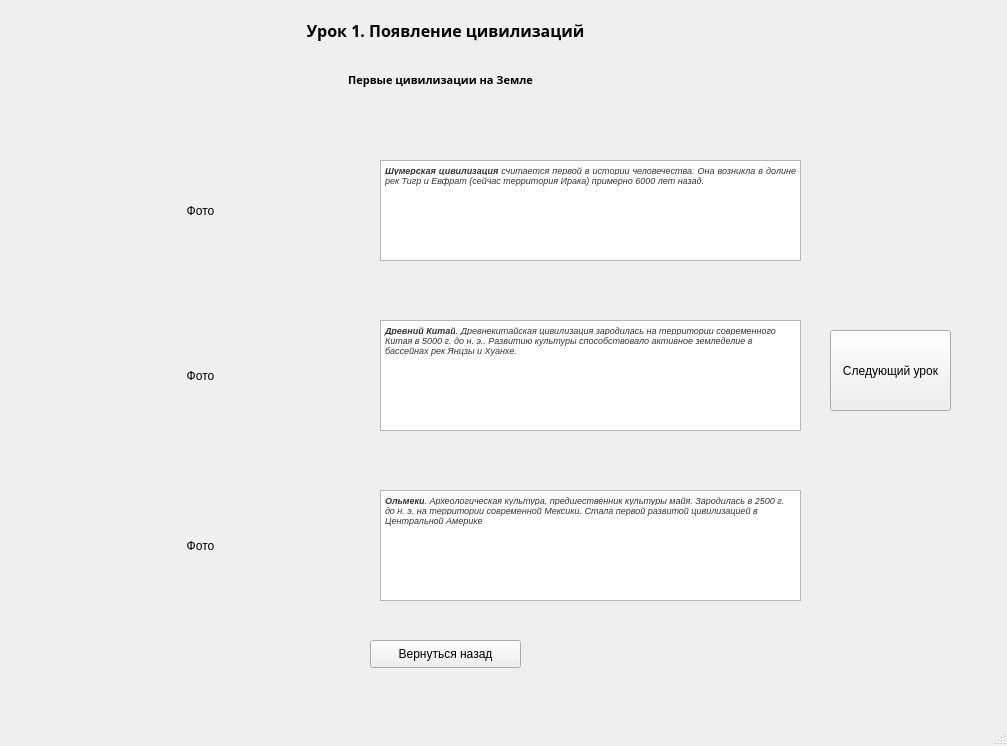
<?xml version="1.0" encoding="UTF-8"?>
<ui version="4.0">
 <class>MainWindow</class>
 <widget class="QMainWindow" name="MainWindow">
  <property name="geometry">
   <rect>
    <x>0</x>
    <y>0</y>
    <width>1007</width>
    <height>746</height>
   </rect>
  </property>
  <property name="windowTitle">
   <string>MainWindow</string>
  </property>
  <widget class="QWidget" name="centralwidget">
   <widget class="QLabel" name="label">
    <property name="geometry">
     <rect>
      <x>0</x>
      <y>0</y>
      <width>891</width>
      <height>61</height>
     </rect>
    </property>
    <property name="font">
     <font>
      <family>Rockwell Extra Bold</family>
      <pointsize>12</pointsize>
      <weight>75</weight>
      <bold>true</bold>
     </font>
    </property>
    <property name="text">
     <string>Урок 1. Появление цивилизаций</string>
    </property>
    <property name="alignment">
     <set>Qt::AlignCenter</set>
    </property>
   </widget>
   <widget class="QTextBrowser" name="textBrowser">
    <property name="geometry">
     <rect>
      <x>380</x>
      <y>160</y>
      <width>421</width>
      <height>101</height>
     </rect>
    </property>
    <property name="html">
     <string>&lt;!DOCTYPE HTML PUBLIC &quot;-//W3C//DTD HTML 4.0//EN&quot; &quot;http://www.w3.org/TR/REC-html40/strict.dtd&quot;&gt;
&lt;html&gt;&lt;head&gt;&lt;meta name=&quot;qrichtext&quot; content=&quot;1&quot; /&gt;&lt;style type=&quot;text/css&quot;&gt;
p, li { white-space: pre-wrap; }
&lt;/style&gt;&lt;/head&gt;&lt;body style=&quot; font-family:'MS Shell Dlg 2'; font-size:6.6pt; font-weight:400; font-style:normal;&quot;&gt;
&lt;p align=&quot;justify&quot; style=&quot; margin-top:0px; margin-bottom:0px; margin-left:0px; margin-right:0px; -qt-block-indent:0; text-indent:0px;&quot;&gt;&lt;span style=&quot; font-family:'-apple-system,BlinkMacSystemFont,Arial,Helvetica,sans-serif'; font-size:7pt; font-weight:600; font-style:italic; color:#333333; background-color:#ffffff;&quot;&gt;Шумерская цивилизация&lt;/span&gt;&lt;span style=&quot; font-family:'-apple-system,BlinkMacSystemFont,Arial,Helvetica,sans-serif'; font-size:7pt; font-style:italic; color:#333333; background-color:#ffffff;&quot;&gt; считается первой в истории человечества. Она возникла в долине рек Тигр и Евфрат (сейчас территория Ирака) примерно 6000 лет назад.&lt;/span&gt;&lt;/p&gt;&lt;/body&gt;&lt;/html&gt;</string>
    </property>
   </widget>
   <widget class="QTextBrowser" name="textBrowser_2">
    <property name="geometry">
     <rect>
      <x>380</x>
      <y>320</y>
      <width>421</width>
      <height>111</height>
     </rect>
    </property>
    <property name="html">
     <string>&lt;!DOCTYPE HTML PUBLIC &quot;-//W3C//DTD HTML 4.0//EN&quot; &quot;http://www.w3.org/TR/REC-html40/strict.dtd&quot;&gt;
&lt;html&gt;&lt;head&gt;&lt;meta name=&quot;qrichtext&quot; content=&quot;1&quot; /&gt;&lt;style type=&quot;text/css&quot;&gt;
p, li { white-space: pre-wrap; }
&lt;/style&gt;&lt;/head&gt;&lt;body style=&quot; font-family:'MS Shell Dlg 2'; font-size:6.6pt; font-weight:400; font-style:normal;&quot;&gt;
&lt;p style=&quot; margin-top:0px; margin-bottom:0px; margin-left:0px; margin-right:0px; -qt-block-indent:0; text-indent:0px;&quot;&gt;&lt;span style=&quot; font-family:'-apple-system,BlinkMacSystemFont,Arial,Helvetica,sans-serif'; font-size:7pt; font-weight:600; font-style:italic; color:#333333; background-color:#ffffff;&quot;&gt;Древний Китай&lt;/span&gt;&lt;span style=&quot; font-family:'-apple-system,BlinkMacSystemFont,Arial,Helvetica,sans-serif'; font-size:7pt; font-style:italic; color:#333333; background-color:#ffffff;&quot;&gt;. Древнекитайская цивилизация зародилась на территории современного Китая в 5000 г. до н. э.. Развитию культуры способствовало активное земледелие в бассейнах рек Янцзы и Хуанхе.&lt;/span&gt;&lt;/p&gt;&lt;/body&gt;&lt;/html&gt;</string>
    </property>
   </widget>
   <widget class="QLabel" name="label_2">
    <property name="geometry">
     <rect>
      <x>-60</x>
      <y>70</y>
      <width>1001</width>
      <height>20</height>
     </rect>
    </property>
    <property name="font">
     <font>
      <family>Rockwell Extra Bold</family>
      <pointsize>8</pointsize>
      <weight>75</weight>
      <bold>true</bold>
     </font>
    </property>
    <property name="text">
     <string>Первые цивилизации на Земле</string>
    </property>
    <property name="alignment">
     <set>Qt::AlignCenter</set>
    </property>
   </widget>
   <widget class="QLabel" name="label_3">
    <property name="geometry">
     <rect>
      <x>120</x>
      <y>160</y>
      <width>161</width>
      <height>101</height>
     </rect>
    </property>
    <property name="text">
     <string>Фото</string>
    </property>
    <property name="alignment">
     <set>Qt::AlignCenter</set>
    </property>
   </widget>
   <widget class="QLabel" name="label_4">
    <property name="geometry">
     <rect>
      <x>120</x>
      <y>320</y>
      <width>161</width>
      <height>111</height>
     </rect>
    </property>
    <property name="text">
     <string>Фото</string>
    </property>
    <property name="alignment">
     <set>Qt::AlignCenter</set>
    </property>
   </widget>
   <widget class="QTextBrowser" name="textBrowser_3">
    <property name="geometry">
     <rect>
      <x>380</x>
      <y>490</y>
      <width>421</width>
      <height>111</height>
     </rect>
    </property>
    <property name="html">
     <string>&lt;!DOCTYPE HTML PUBLIC &quot;-//W3C//DTD HTML 4.0//EN&quot; &quot;http://www.w3.org/TR/REC-html40/strict.dtd&quot;&gt;
&lt;html&gt;&lt;head&gt;&lt;meta name=&quot;qrichtext&quot; content=&quot;1&quot; /&gt;&lt;style type=&quot;text/css&quot;&gt;
p, li { white-space: pre-wrap; }
&lt;/style&gt;&lt;/head&gt;&lt;body style=&quot; font-family:'MS Shell Dlg 2'; font-size:6.6pt; font-weight:400; font-style:normal;&quot;&gt;
&lt;p style=&quot; margin-top:0px; margin-bottom:0px; margin-left:0px; margin-right:0px; -qt-block-indent:0; text-indent:0px;&quot;&gt;&lt;span style=&quot; font-family:'-apple-system,BlinkMacSystemFont,Arial,Helvetica,sans-serif'; font-size:7pt; font-weight:600; font-style:italic; color:#333333; background-color:#ffffff;&quot;&gt;Ольмеки&lt;/span&gt;&lt;span style=&quot; font-family:'-apple-system,BlinkMacSystemFont,Arial,Helvetica,sans-serif'; font-size:7pt; font-style:italic; color:#333333; background-color:#ffffff;&quot;&gt;. Археологическая культура, предшественник культуры майя. Зародилась в 2500 г. до н. э. на территории современной Мексики. Стала первой развитой цивилизацией в Центральной Америке&lt;/span&gt;&lt;/p&gt;&lt;/body&gt;&lt;/html&gt;</string>
    </property>
   </widget>
   <widget class="QLabel" name="label_5">
    <property name="geometry">
     <rect>
      <x>120</x>
      <y>490</y>
      <width>161</width>
      <height>111</height>
     </rect>
    </property>
    <property name="text">
     <string>Фото</string>
    </property>
    <property name="alignment">
     <set>Qt::AlignCenter</set>
    </property>
   </widget>
   <widget class="QPushButton" name="pushButton">
    <property name="geometry">
     <rect>
      <x>370</x>
      <y>640</y>
      <width>151</width>
      <height>28</height>
     </rect>
    </property>
    <property name="text">
     <string>Вернуться назад</string>
    </property>
   </widget>
   <widget class="QPushButton" name="pushButton_2">
    <property name="geometry">
     <rect>
      <x>830</x>
      <y>330</y>
      <width>121</width>
      <height>81</height>
     </rect>
    </property>
    <property name="text">
     <string>Следующий урок</string>
    </property>
   </widget>
  </widget>
  <widget class="QMenuBar" name="menubar">
   <property name="geometry">
    <rect>
     <x>0</x>
     <y>0</y>
     <width>1007</width>
     <height>26</height>
    </rect>
   </property>
  </widget>
  <widget class="QStatusBar" name="statusbar"/>
 </widget>
 <resources/>
 <connections/>
</ui>
